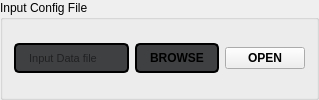
                  <widget class="QGroupBox" name="groupBox_3">
                   <property name="sizePolicy">
                    <sizepolicy hsizetype="Preferred" vsizetype="Fixed">
                     <horstretch>0</horstretch>
                     <verstretch>0</verstretch>
                    </sizepolicy>
                   </property>
                   <property name="title">
                    <string>Input Config File</string>
                   </property>
                   <layout class="QGridLayout" name="gridLayout_10">
                    <item row="0" column="0">
                     <widget class="QLineEdit" name="filename">
                      <property name="sizePolicy">
                       <sizepolicy hsizetype="Expanding" vsizetype="Maximum">
                        <horstretch>0</horstretch>
                        <verstretch>0</verstretch>
                       </sizepolicy>
                      </property>
                      <property name="font">
                       <font>
                        <pointsize>8</pointsize>
                       </font>
                      </property>
                      <property name="mouseTracking">
                       <bool>true</bool>
                      </property>
                      <property name="contextMenuPolicy">
                       <enum>Qt::NoContextMenu</enum>
                      </property>
                      <property name="toolTip">
                       <string>Input file from Operator</string>
                      </property>
                      <property name="styleSheet">
                       <string notr="true">#filename{
background-color: rgba(63,64,66,255);
border-radius:5px;
height:26px;
border:2px solid black;
padding-left:5px;
}
#filename:hover{
border:2px solid black;
}
</string>
                      </property>
                      <property name="maxLength">
                       <number>1000</number>
                      </property>
                      <property name="frame">
                       <bool>true</bool>
                      </property>
                      <property name="readOnly">
                       <bool>true</bool>
                      </property>
                      <property name="placeholderText">
                       <string>  Input Data file</string>
                      </property>
                      <property name="clearButtonEnabled">
                       <bool>false</bool>
                      </property>
                     </widget>
                    </item>
                    <item row="0" column="1">
                     <widget class="QPushButton" name="browse_button">
                      <property name="sizePolicy">
                       <sizepolicy hsizetype="Minimum" vsizetype="Maximum">
                        <horstretch>0</horstretch>
                        <verstretch>0</verstretch>
                       </sizepolicy>
                      </property>
                      <property name="font">
                       <font>
                        <family>Segoe UI</family>
                        <pointsize>9</pointsize>
                        <weight>75</weight>
                        <italic>false</italic>
                        <bold>true</bold>
                       </font>
                      </property>
                      <property name="cursor">
                       <cursorShape>PointingHandCursor</cursorShape>
                      </property>
                      <property name="styleSheet">
                       <string notr="true">#browse_button{background-color: rgba(63,64,66,255);
font: 600 9pt &quot;Segoe UI&quot;;
height:26px;
width:80px;
border-radius:5px;
border:2px solid black;
}
#browse_button:hover{

background-color:rgba(32,33,36,255);
}</string>
                      </property>
                      <property name="text">
                       <string>BROWSE</string>
                      </property>
                     </widget>
                    </item>
                    <item row="0" column="2">
                     <widget class="QPushButton" name="preview_in_file">
                      <property name="sizePolicy">
                       <sizepolicy hsizetype="Minimum" vsizetype="Maximum">
                        <horstretch>0</horstretch>
                        <verstretch>0</verstretch>
                       </sizepolicy>
                      </property>
                      <property name="font">
                       <font>
                        <family>Segoe UI</family>
                        <pointsize>9</pointsize>
                        <weight>75</weight>
                        <italic>false</italic>
                        <bold>true</bold>
                       </font>
                      </property>
                      <property name="cursor">
                       <cursorShape>PointingHandCursor</cursorShape>
                      </property>
                      <property name="styleSheet">
                       <string notr="true">#preview_in_file{background-color: rgba(63,64,66,255);
font: 600 9pt &quot;Segoe UI&quot;;
height:26px;
width:80px;
border-radius:5px;
border:2px solid black;
}
#preview_in_file:hover{

background-color:rgba(32,33,36,255);
}</string>
                      </property>
                      <property name="text">
                       <string>OPEN</string>
                      </property>
                     </widget>
                    </item>
                   </layout>
                  </widget>
